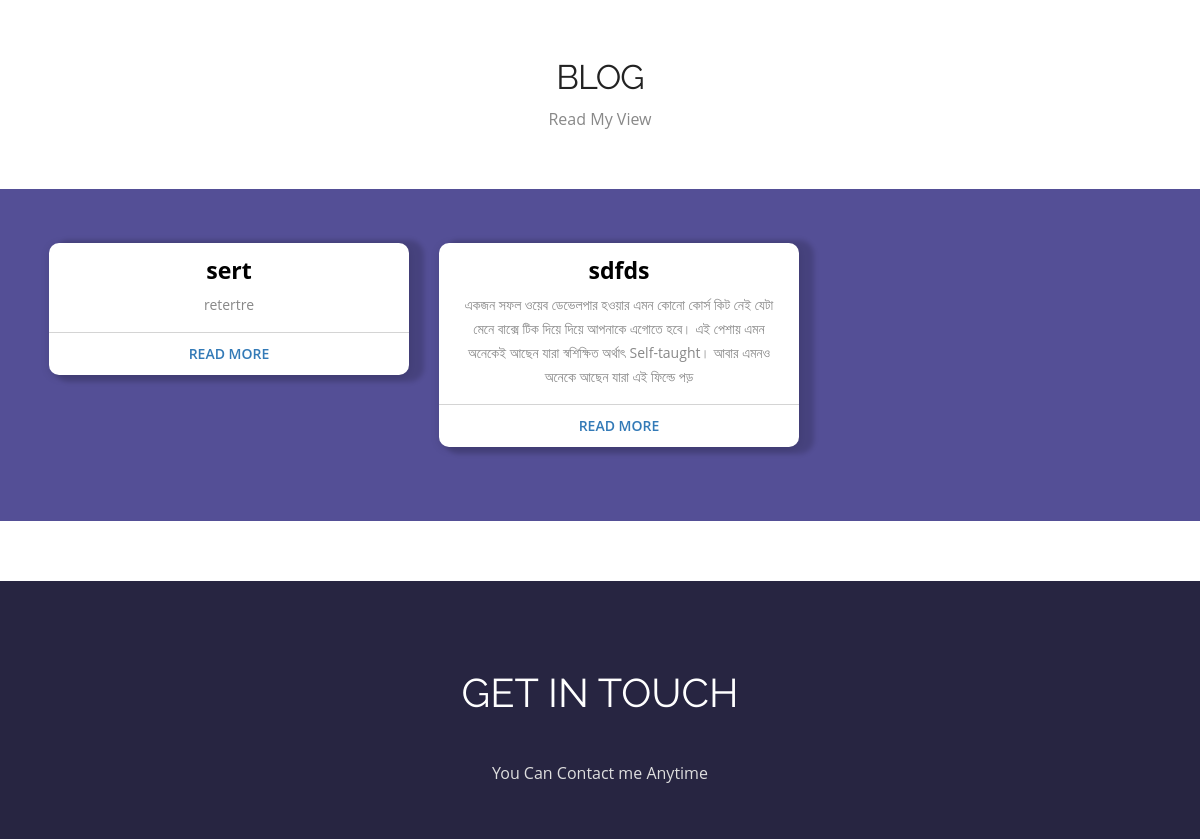
Before: / (middle part) with the older database file.
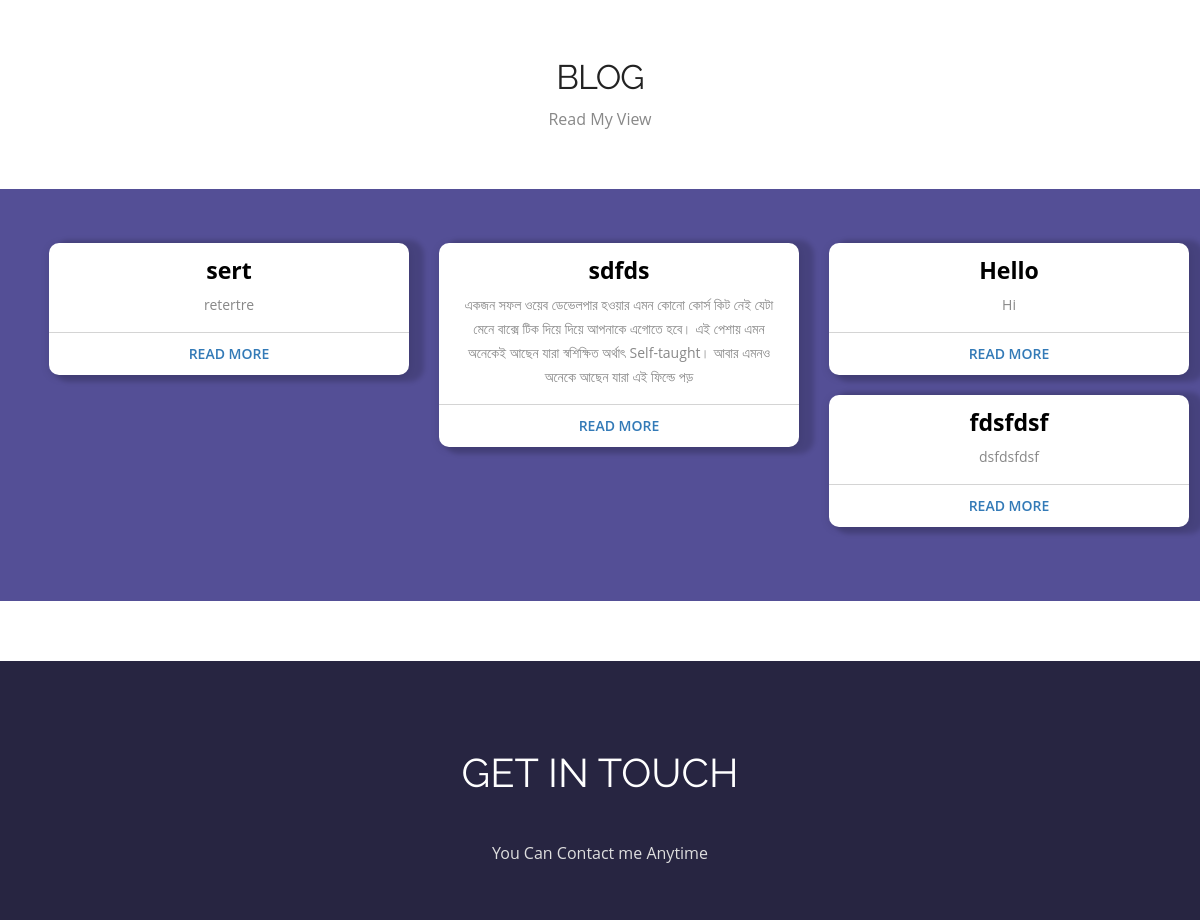
After: the same page with the newer database file.
### emadapp/models.py (models this page shows)
class Blog(models.Model):
    title = models.CharField(max_length=100)
    description = models.TextField()
    dateblog = models.DateTimeField(auto_now_add=True)

### emadapp/views.py (the view, shortened to what this page needs)
# urls.py: path("", HomeView.as_view(), name='home'),
class HomeView(View):
    def get(self, request):
        blog = Blog.objects.all()
        return render(request, "home.html", {'blog': blog})

### emadapp/templatetags/news_load.py (called while the page is built)
@register.filter(name='cutword')
def cutword(description):
    return description[:200]

### emadapp/templates/home.html (shortened to what this page needs)
{% extends 'base.html' %} <br />
{% load news_load %} <br />
{% block content %} <br />
{% load static %}
<link rel="stylesheet" href="{% static 'css/testimonial.css' %}" />
<div class="section-title" style="margin-top: 6rem">
  <h2 class="mt-5">Blog</h2>
  <h6>Read My View</h6>
</div>
<section>
<div class="blog" id="blog">
  <section class="wrapper" style="background: #544F96;">
    <div class="container-fostrap" style="background: #544F96;">
      <div class="content">
        <div class="container">
          <div class="row">
            {% for b in blog %}
            <div class="col-xs-12 col-sm-4">
              <div class="card">
                <div class="card-content">
                  <h4 class="card-title text-center">
                    <a href="{% url 'blog' b.id %}"> {{b.title}} </a>
                  </h4>
                  <p class="text-center">{{b.description|cutword}}</p>
                </div>
                <div class="card-read-more">
                  <a
                    href="{% url 'blog' b.id %}"
                    class="btn btn-link btn-block"
                    target="_blank"
                  >
                    Read More
                  </a>
                </div>
              </div>
            </div>
            {% endfor %}
          </div>
        </div>
      </div>
    </div>
  </div>
  </section>
  <footer class="footer_wrapper" style="margin-top:6rem; background: #272541;" >
    <div class="container">
      <section class="page_section contact" id="contact">
        <div class="contact_section">
          <h2>Get In Touch</h2>
          <h6 style="color:#DEDEDE;">You Can Contact me Anytime</h6>
        </div>
      </section>
    </div>
  </footer>
  {% endblock content %} <br />

Changed rows visible on the page:
added Blog: title "Hello", description "Hi"
added Blog: title "fdsfdsf", description "dsfdsfdsf"
